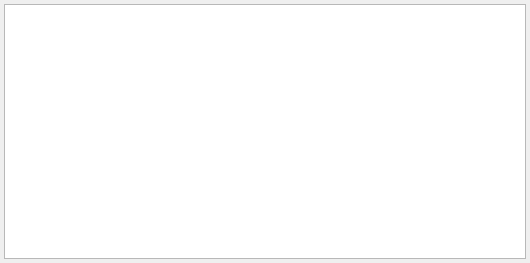
<?xml version="1.0" encoding="UTF-8"?>
<ui version="4.0">
 <class>qMRMLVirtualRealityDataModuleWidget</class>
 <widget class="qMRMLWidget" name="qMRMLVirtualRealityDataModuleWidget">
  <property name="geometry">
   <rect>
    <x>0</x>
    <y>0</y>
    <width>530</width>
    <height>263</height>
   </rect>
  </property>
  <property name="windowTitle">
   <string>VR Data</string>
  </property>
  <layout class="QVBoxLayout" name="verticalLayout">
   <property name="spacing">
    <number>4</number>
   </property>
   <property name="leftMargin">
    <number>4</number>
   </property>
   <property name="topMargin">
    <number>4</number>
   </property>
   <property name="rightMargin">
    <number>4</number>
   </property>
   <property name="bottomMargin">
    <number>4</number>
   </property>
   <item>
    <widget class="qMRMLSubjectHierarchyTreeView" name="SubjectHierarchyTreeView"/>
   </item>
  </layout>
 </widget>
 <customwidgets>
  <customwidget>
   <class>qMRMLWidget</class>
   <extends>QWidget</extends>
   <header>qMRMLWidget.h</header>
   <container>1</container>
  </customwidget>
  <customwidget>
   <class>qMRMLSubjectHierarchyTreeView</class>
   <extends>QTreeView</extends>
   <header>qMRMLSubjectHierarchyTreeView.h</header>
  </customwidget>
 </customwidgets>
 <resources/>
 <connections>
  <connection>
   <sender>qMRMLVirtualRealityDataModuleWidget</sender>
   <signal>mrmlSceneChanged(vtkMRMLScene*)</signal>
   <receiver>SubjectHierarchyTreeView</receiver>
   <slot>setMRMLScene(vtkMRMLScene*)</slot>
   <hints>
    <hint type="sourcelabel">
     <x>119</x>
     <y>1</y>
    </hint>
    <hint type="destinationlabel">
     <x>152</x>
     <y>37</y>
    </hint>
   </hints>
  </connection>
 </connections>
</ui>
